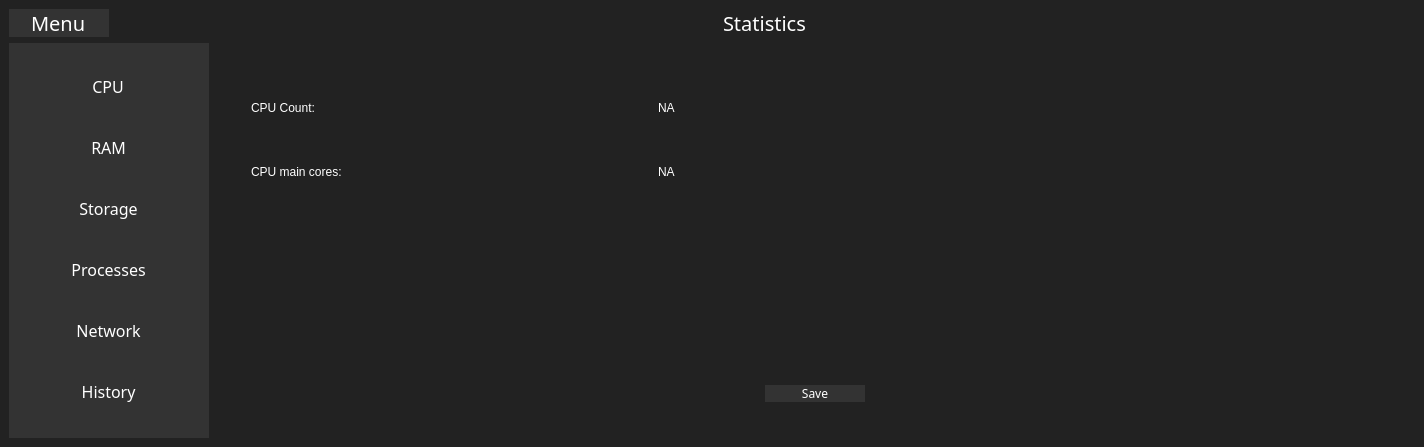
<?xml version="1.0" encoding="UTF-8"?>
<ui version="4.0">
 <class>MainWindow</class>
 <widget class="QMainWindow" name="MainWindow">
  <property name="geometry">
   <rect>
    <x>0</x>
    <y>0</y>
    <width>724</width>
    <height>447</height>
   </rect>
  </property>
  <property name="windowTitle">
   <string>MainWindow</string>
  </property>
  <property name="styleSheet">
   <string notr="true">*{
	border:none;
}</string>
  </property>
  <widget class="QWidget" name="centralwidget">
   <property name="styleSheet">
    <string notr="true">*{
	background-color: rgb(34, 34, 34);
}</string>
   </property>
   <layout class="QVBoxLayout" name="verticalLayout">
    <item>
     <widget class="QFrame" name="header">
      <property name="frameShape">
       <enum>QFrame::StyledPanel</enum>
      </property>
      <property name="frameShadow">
       <enum>QFrame::Raised</enum>
      </property>
      <layout class="QHBoxLayout" name="horizontalLayout_2">
       <property name="leftMargin">
        <number>0</number>
       </property>
       <property name="topMargin">
        <number>0</number>
       </property>
       <property name="rightMargin">
        <number>0</number>
       </property>
       <property name="bottomMargin">
        <number>0</number>
       </property>
       <item alignment="Qt::AlignHCenter">
        <widget class="QFrame" name="menuContainer">
         <property name="minimumSize">
          <size>
           <width>100</width>
           <height>0</height>
          </size>
         </property>
         <property name="font">
          <font>
           <family>Gill Sans MT</family>
           <pointsize>15</pointsize>
          </font>
         </property>
         <property name="styleSheet">
          <string notr="true">background-color: rgb(51, 51, 51);</string>
         </property>
         <property name="frameShape">
          <enum>QFrame::StyledPanel</enum>
         </property>
         <property name="frameShadow">
          <enum>QFrame::Raised</enum>
         </property>
         <layout class="QVBoxLayout" name="verticalLayout_15">
          <property name="leftMargin">
           <number>0</number>
          </property>
          <property name="topMargin">
           <number>0</number>
          </property>
          <property name="rightMargin">
           <number>0</number>
          </property>
          <property name="bottomMargin">
           <number>0</number>
          </property>
          <item alignment="Qt::AlignHCenter">
           <widget class="QLabel" name="menuLabel">
            <property name="font">
             <font>
              <family>Gill Sans MT</family>
              <pointsize>15</pointsize>
             </font>
            </property>
            <property name="styleSheet">
             <string notr="true">background-color: rgb(51, 51, 51);</string>
            </property>
            <property name="text">
             <string>&lt;html&gt;&lt;head/&gt;&lt;body&gt;&lt;p&gt;&lt;span style=&quot; color:#ffffff;&quot;&gt;Menu&lt;/span&gt;&lt;/p&gt;&lt;/body&gt;&lt;/html&gt;</string>
            </property>
           </widget>
          </item>
         </layout>
        </widget>
       </item>
       <item alignment="Qt::AlignHCenter">
        <widget class="QFrame" name="statsContainer">
         <property name="sizePolicy">
          <sizepolicy hsizetype="Preferred" vsizetype="Preferred">
           <horstretch>0</horstretch>
           <verstretch>0</verstretch>
          </sizepolicy>
         </property>
         <property name="minimumSize">
          <size>
           <width>1300</width>
           <height>1</height>
          </size>
         </property>
         <property name="font">
          <font>
           <family>Gill Sans MT</family>
           <pointsize>15</pointsize>
          </font>
         </property>
         <property name="frameShape">
          <enum>QFrame::StyledPanel</enum>
         </property>
         <property name="frameShadow">
          <enum>QFrame::Raised</enum>
         </property>
         <layout class="QVBoxLayout" name="verticalLayout_16">
          <property name="leftMargin">
           <number>0</number>
          </property>
          <property name="topMargin">
           <number>0</number>
          </property>
          <property name="rightMargin">
           <number>0</number>
          </property>
          <property name="bottomMargin">
           <number>0</number>
          </property>
          <item alignment="Qt::AlignHCenter">
           <widget class="QLabel" name="statsLabel">
            <property name="font">
             <font>
              <family>Gill Sans MT</family>
              <pointsize>15</pointsize>
             </font>
            </property>
            <property name="text">
             <string>&lt;html&gt;&lt;head/&gt;&lt;body&gt;&lt;p&gt;&lt;span style=&quot; color:#ffffff;&quot;&gt;Statistics&lt;/span&gt;&lt;/p&gt;&lt;/body&gt;&lt;/html&gt;</string>
            </property>
           </widget>
          </item>
         </layout>
        </widget>
       </item>
      </layout>
     </widget>
    </item>
    <item>
     <widget class="QFrame" name="body">
      <property name="sizePolicy">
       <sizepolicy hsizetype="Preferred" vsizetype="Expanding">
        <horstretch>0</horstretch>
        <verstretch>0</verstretch>
       </sizepolicy>
      </property>
      <property name="font">
       <font>
        <pointsize>8</pointsize>
       </font>
      </property>
      <property name="frameShape">
       <enum>QFrame::StyledPanel</enum>
      </property>
      <property name="frameShadow">
       <enum>QFrame::Raised</enum>
      </property>
      <layout class="QHBoxLayout" name="horizontalLayout">
       <property name="leftMargin">
        <number>0</number>
       </property>
       <property name="topMargin">
        <number>0</number>
       </property>
       <property name="rightMargin">
        <number>0</number>
       </property>
       <property name="bottomMargin">
        <number>0</number>
       </property>
       <item alignment="Qt::AlignLeft">
        <widget class="QFrame" name="menu_options_container">
         <property name="sizePolicy">
          <sizepolicy hsizetype="Preferred" vsizetype="Preferred">
           <horstretch>0</horstretch>
           <verstretch>0</verstretch>
          </sizepolicy>
         </property>
         <property name="minimumSize">
          <size>
           <width>0</width>
           <height>0</height>
          </size>
         </property>
         <property name="frameShape">
          <enum>QFrame::StyledPanel</enum>
         </property>
         <property name="frameShadow">
          <enum>QFrame::Raised</enum>
         </property>
         <layout class="QHBoxLayout" name="horizontalLayout_6">
          <property name="leftMargin">
           <number>0</number>
          </property>
          <property name="topMargin">
           <number>0</number>
          </property>
          <property name="rightMargin">
           <number>0</number>
          </property>
          <property name="bottomMargin">
           <number>0</number>
          </property>
          <item alignment="Qt::AlignLeft">
           <widget class="QFrame" name="menu_options">
            <property name="minimumSize">
             <size>
              <width>200</width>
              <height>0</height>
             </size>
            </property>
            <property name="maximumSize">
             <size>
              <width>16777215</width>
              <height>16777215</height>
             </size>
            </property>
            <property name="styleSheet">
             <string notr="true">*{color: rgb(255, 255, 255);
background-color: rgb(51, 51, 51);}</string>
            </property>
            <property name="frameShape">
             <enum>QFrame::StyledPanel</enum>
            </property>
            <property name="frameShadow">
             <enum>QFrame::Raised</enum>
            </property>
            <layout class="QVBoxLayout" name="verticalLayout_2">
             <property name="leftMargin">
              <number>0</number>
             </property>
             <property name="topMargin">
              <number>0</number>
             </property>
             <property name="rightMargin">
              <number>5</number>
             </property>
             <property name="bottomMargin">
              <number>0</number>
             </property>
             <item alignment="Qt::AlignHCenter">
              <widget class="QPushButton" name="cpuButton">
               <property name="font">
                <font>
                 <family>Gill Sans MT</family>
                 <pointsize>12</pointsize>
                </font>
               </property>
               <property name="text">
                <string> CPU</string>
               </property>
               <property name="icon">
                <iconset resource="icons.qrc">
                 <normaloff>:/icons/icons/cpu-tower (1).png</normaloff>:/icons/icons/cpu-tower (1).png</iconset>
               </property>
               <property name="iconSize">
                <size>
                 <width>30</width>
                 <height>30</height>
                </size>
               </property>
              </widget>
             </item>
             <item alignment="Qt::AlignHCenter">
              <widget class="QPushButton" name="ramButton">
               <property name="font">
                <font>
                 <family>Gill Sans MT</family>
                 <pointsize>12</pointsize>
                </font>
               </property>
               <property name="text">
                <string> RAM</string>
               </property>
               <property name="icon">
                <iconset resource="icons.qrc">
                 <normaloff>:/icons/icons/ram.png</normaloff>:/icons/icons/ram.png</iconset>
               </property>
               <property name="iconSize">
                <size>
                 <width>30</width>
                 <height>30</height>
                </size>
               </property>
              </widget>
             </item>
             <item alignment="Qt::AlignHCenter">
              <widget class="QPushButton" name="diskButton">
               <property name="font">
                <font>
                 <family>Gill Sans MT</family>
                 <pointsize>12</pointsize>
                </font>
               </property>
               <property name="text">
                <string> Storage</string>
               </property>
               <property name="icon">
                <iconset resource="icons.qrc">
                 <normaloff>:/icons/icons/drive.png</normaloff>:/icons/icons/drive.png</iconset>
               </property>
               <property name="iconSize">
                <size>
                 <width>30</width>
                 <height>30</height>
                </size>
               </property>
              </widget>
             </item>
             <item alignment="Qt::AlignHCenter">
              <widget class="QPushButton" name="proButton">
               <property name="font">
                <font>
                 <family>Gill Sans MT</family>
                 <pointsize>12</pointsize>
                </font>
               </property>
               <property name="text">
                <string> Processes</string>
               </property>
               <property name="icon">
                <iconset resource="icons.qrc">
                 <normaloff>:/icons/icons/engineering.png</normaloff>:/icons/icons/engineering.png</iconset>
               </property>
               <property name="iconSize">
                <size>
                 <width>30</width>
                 <height>30</height>
                </size>
               </property>
              </widget>
             </item>
             <item alignment="Qt::AlignHCenter">
              <widget class="QPushButton" name="netButton">
               <property name="font">
                <font>
                 <family>Gill Sans MT</family>
                 <pointsize>12</pointsize>
                </font>
               </property>
               <property name="text">
                <string> Network</string>
               </property>
               <property name="icon">
                <iconset resource="icons.qrc">
                 <normaloff>:/icons/icons/wifi-signal.png</normaloff>:/icons/icons/wifi-signal.png</iconset>
               </property>
               <property name="iconSize">
                <size>
                 <width>30</width>
                 <height>30</height>
                </size>
               </property>
              </widget>
             </item>
             <item alignment="Qt::AlignHCenter">
              <widget class="QPushButton" name="pushButton">
               <property name="font">
                <font>
                 <family>Gill Sans MT</family>
                 <pointsize>12</pointsize>
                </font>
               </property>
               <property name="text">
                <string> History</string>
               </property>
               <property name="icon">
                <iconset resource="icons.qrc">
                 <normaloff>:/icons/icons/history.png</normaloff>:/icons/icons/history.png</iconset>
               </property>
               <property name="iconSize">
                <size>
                 <width>30</width>
                 <height>30</height>
                </size>
               </property>
              </widget>
             </item>
            </layout>
           </widget>
          </item>
         </layout>
        </widget>
       </item>
       <item>
        <widget class="QFrame" name="body_content">
         <property name="sizePolicy">
          <sizepolicy hsizetype="Preferred" vsizetype="Preferred">
           <horstretch>0</horstretch>
           <verstretch>0</verstretch>
          </sizepolicy>
         </property>
         <property name="minimumSize">
          <size>
           <width>0</width>
           <height>0</height>
          </size>
         </property>
         <property name="styleSheet">
          <string notr="true">color: rgb(255, 255, 255);</string>
         </property>
         <property name="frameShape">
          <enum>QFrame::StyledPanel</enum>
         </property>
         <property name="frameShadow">
          <enum>QFrame::Raised</enum>
         </property>
         <layout class="QVBoxLayout" name="verticalLayout_3">
          <item>
           <widget class="QStackedWidget" name="stackedWidget">
            <property name="minimumSize">
             <size>
              <width>0</width>
              <height>0</height>
             </size>
            </property>
            <widget class="QWidget" name="cpu">
             <layout class="QHBoxLayout" name="horizontalLayout_7">
              <item>
               <widget class="QFrame" name="cpuContainer">
                <property name="frameShape">
                 <enum>QFrame::StyledPanel</enum>
                </property>
                <property name="frameShadow">
                 <enum>QFrame::Raised</enum>
                </property>
                <layout class="QVBoxLayout" name="verticalLayout_6">
                 <item>
                  <widget class="QFrame" name="cpuHeader">
                   <property name="minimumSize">
                    <size>
                     <width>0</width>
                     <height>150</height>
                    </size>
                   </property>
                   <property name="frameShape">
                    <enum>QFrame::StyledPanel</enum>
                   </property>
                   <property name="frameShadow">
                    <enum>QFrame::Raised</enum>
                   </property>
                   <layout class="QHBoxLayout" name="horizontalLayout_8">
                    <property name="leftMargin">
                     <number>0</number>
                    </property>
                    <property name="topMargin">
                     <number>0</number>
                    </property>
                    <property name="rightMargin">
                     <number>0</number>
                    </property>
                    <property name="bottomMargin">
                     <number>10</number>
                    </property>
                    <item>
                     <widget class="QFrame" name="cpuInfo">
                      <property name="frameShape">
                       <enum>QFrame::StyledPanel</enum>
                      </property>
                      <property name="frameShadow">
                       <enum>QFrame::Raised</enum>
                      </property>
                      <layout class="QGridLayout" name="gridLayout">
                       <item row="1" column="1" alignment="Qt::AlignHCenter">
                        <widget class="QLabel" name="cpuCoresValue">
                         <property name="text">
                          <string>NA</string>
                         </property>
                        </widget>
                       </item>
                       <item row="1" column="0">
                        <widget class="QLabel" name="cpuCoresLabel">
                         <property name="text">
                          <string>CPU main cores:</string>
                         </property>
                        </widget>
                       </item>
                       <item row="0" column="1" alignment="Qt::AlignHCenter">
                        <widget class="QLabel" name="cpuCountValue">
                         <property name="text">
                          <string>NA</string>
                         </property>
                        </widget>
                       </item>
                       <item row="0" column="0">
                        <widget class="QLabel" name="cpuCountLabel">
                         <property name="text">
                          <string>CPU Count:</string>
                         </property>
                        </widget>
                       </item>
                      </layout>
                     </widget>
                    </item>
                    <item>
                     <widget class="roundProgressBar" name="cpuPerGraph" native="true">
                      <property name="minimumSize">
                       <size>
                        <width>150</width>
                        <height>100</height>
                       </size>
                      </property>
                     </widget>
                    </item>
                   </layout>
                  </widget>
                 </item>
                 <item>
                  <widget class="PlotWidget" name="cpuGraph" native="true">
                   <property name="sizePolicy">
                    <sizepolicy hsizetype="Preferred" vsizetype="Expanding">
                     <horstretch>0</horstretch>
                     <verstretch>0</verstretch>
                    </sizepolicy>
                   </property>
                  </widget>
                 </item>
                 <item alignment="Qt::AlignBottom">
                  <widget class="QFrame" name="cpuFoot">
                   <property name="frameShape">
                    <enum>QFrame::StyledPanel</enum>
                   </property>
                   <property name="frameShadow">
                    <enum>QFrame::Raised</enum>
                   </property>
                   <layout class="QVBoxLayout" name="verticalLayout_11">
                    <item alignment="Qt::AlignHCenter|Qt::AlignBottom">
                     <widget class="QPushButton" name="cpuSave">
                      <property name="minimumSize">
                       <size>
                        <width>100</width>
                        <height>15</height>
                       </size>
                      </property>
                      <property name="font">
                       <font>
                        <family>Gill Sans MT</family>
                        <pointsize>9</pointsize>
                       </font>
                      </property>
                      <property name="styleSheet">
                       <string notr="true">background-color: rgb(51, 51, 51);</string>
                      </property>
                      <property name="text">
                       <string>Save</string>
                      </property>
                     </widget>
                    </item>
                   </layout>
                  </widget>
                 </item>
                </layout>
               </widget>
              </item>
             </layout>
            </widget>
            <widget class="QWidget" name="ram">
             <layout class="QVBoxLayout" name="verticalLayout_7">
              <item>
               <widget class="QFrame" name="ramContainer">
                <property name="frameShape">
                 <enum>QFrame::StyledPanel</enum>
                </property>
                <property name="frameShadow">
                 <enum>QFrame::Raised</enum>
                </property>
                <layout class="QVBoxLayout" name="verticalLayout_12">
                 <item>
                  <widget class="QFrame" name="ramHeader">
                   <property name="frameShape">
                    <enum>QFrame::StyledPanel</enum>
                   </property>
                   <property name="frameShadow">
                    <enum>QFrame::Raised</enum>
                   </property>
                   <layout class="QHBoxLayout" name="horizontalLayout_9">
                    <property name="leftMargin">
                     <number>0</number>
                    </property>
                    <property name="topMargin">
                     <number>0</number>
                    </property>
                    <property name="rightMargin">
                     <number>0</number>
                    </property>
                    <property name="bottomMargin">
                     <number>10</number>
                    </property>
                    <item>
                     <widget class="QFrame" name="ramInfo">
                      <property name="frameShape">
                       <enum>QFrame::StyledPanel</enum>
                      </property>
                      <property name="frameShadow">
                       <enum>QFrame::Raised</enum>
                      </property>
                      <layout class="QGridLayout" name="gridLayout_2">
                       <item row="2" column="1" alignment="Qt::AlignHCenter">
                        <widget class="QLabel" name="ramUsedValue">
                         <property name="text">
                          <string>NA</string>
                         </property>
                        </widget>
                       </item>
                       <item row="3" column="0">
                        <widget class="QLabel" name="ramFreeLabel">
                         <property name="text">
                          <string>Free RAM:</string>
                         </property>
                        </widget>
                       </item>
                       <item row="3" column="1" alignment="Qt::AlignHCenter">
                        <widget class="QLabel" name="ramFreeValue">
                         <property name="text">
                          <string>NA</string>
                         </property>
                        </widget>
                       </item>
                       <item row="0" column="0">
                        <widget class="QLabel" name="ramTotalLabel">
                         <property name="text">
                          <string>Total RAM:</string>
                         </property>
                        </widget>
                       </item>
                       <item row="0" column="1" alignment="Qt::AlignHCenter">
                        <widget class="QLabel" name="ramTotalValue">
                         <property name="text">
                          <string>NA</string>
                         </property>
                        </widget>
                       </item>
                       <item row="1" column="1" alignment="Qt::AlignHCenter">
                        <widget class="QLabel" name="ramAvailValue">
                         <property name="text">
                          <string>NA</string>
                         </property>
                        </widget>
                       </item>
                       <item row="2" column="0">
                        <widget class="QLabel" name="ramUsedLabel">
                         <property name="text">
                          <string>Used RAM:</string>
                         </property>
                        </widget>
                       </item>
                       <item row="1" column="0">
                        <widget class="QLabel" name="ramAvailLabel">
                         <property name="text">
                          <string>Available RAM:</string>
                         </property>
                        </widget>
                       </item>
                      </layout>
                     </widget>
                    </item>
                    <item>
                     <widget class="roundProgressBar" name="ramPerGraph" native="true"/>
                    </item>
                   </layout>
                  </widget>
                 </item>
                 <item>
                  <widget class="PlotWidget" name="ramGraph" native="true">
                   <property name="sizePolicy">
                    <sizepolicy hsizetype="Preferred" vsizetype="Expanding">
                     <horstretch>0</horstretch>
                     <verstretch>0</verstretch>
                    </sizepolicy>
                   </property>
                  </widget>
                 </item>
                 <item alignment="Qt::AlignBottom">
                  <widget class="QFrame" name="ramFoot">
                   <property name="frameShape">
                    <enum>QFrame::StyledPanel</enum>
                   </property>
                   <property name="frameShadow">
                    <enum>QFrame::Raised</enum>
                   </property>
                   <layout class="QVBoxLayout" name="verticalLayout_13">
                    <item alignment="Qt::AlignHCenter|Qt::AlignBottom">
                     <widget class="QPushButton" name="ramSave">
                      <property name="minimumSize">
                       <size>
                        <width>100</width>
                        <height>15</height>
                       </size>
                      </property>
                      <property name="sizeIncrement">
                       <size>
                        <width>0</width>
                        <height>0</height>
                       </size>
                      </property>
                      <property name="font">
                       <font>
                        <family>Gill Sans MT</family>
                        <pointsize>9</pointsize>
                       </font>
                      </property>
                      <property name="styleSheet">
                       <string notr="true">background-color: rgb(51, 51, 51);</string>
                      </property>
                      <property name="text">
                       <string>Save</string>
                      </property>
                     </widget>
                    </item>
                   </layout>
                  </widget>
                 </item>
                </layout>
               </widget>
              </item>
             </layout>
            </widget>
            <widget class="QWidget" name="disk">
             <layout class="QVBoxLayout" name="verticalLayout_8">
              <item>
               <widget class="QFrame" name="diskContainer">
                <property name="frameShape">
                 <enum>QFrame::StyledPanel</enum>
                </property>
                <property name="frameShadow">
                 <enum>QFrame::Raised</enum>
                </property>
                <layout class="QVBoxLayout" name="verticalLayout_14">
                 <item>
                  <widget class="QFrame" name="diskHeader">
                   <property name="minimumSize">
                    <size>
                     <width>0</width>
                     <height>150</height>
                    </size>
                   </property>
                   <property name="frameShape">
                    <enum>QFrame::StyledPanel</enum>
                   </property>
                   <property name="frameShadow">
                    <enum>QFrame::Raised</enum>
                   </property>
                   <layout class="QHBoxLayout" name="horizontalLayout_10">
                    <property name="leftMargin">
                     <number>0</number>
                    </property>
                    <property name="topMargin">
                     <number>0</number>
                    </property>
                    <property name="rightMargin">
                     <number>0</number>
                    </property>
                    <property name="bottomMargin">
                     <number>10</number>
                    </property>
                    <item>
                     <widget class="QFrame" name="diskInfo">
                      <property name="frameShape">
                       <enum>QFrame::StyledPanel</enum>
                      </property>
                      <property name="frameShadow">
                       <enum>QFrame::Raised</enum>
                      </property>
                      <layout class="QGridLayout" name="gridLayout_3">
                       <item row="0" column="0">
                        <widget class="QLabel" name="diskTotalLabel">
                         <property name="text">
                          <string>Total Space:</string>
                         </property>
                        </widget>
                       </item>
                       <item row="0" column="1" alignment="Qt::AlignHCenter">
                        <widget class="QLabel" name="diskTotalValue">
                         <property name="text">
                          <string>NA</string>
                         </property>
                        </widget>
                       </item>
                       <item row="1" column="0">
                        <widget class="QLabel" name="diskUsedLabel">
                         <property name="text">
                          <string>Used Space:</string>
                         </property>
                        </widget>
                       </item>
                       <item row="1" column="1" alignment="Qt::AlignHCenter">
                        <widget class="QLabel" name="diskUsedValue">
                         <property name="text">
                          <string>NA</string>
                         </property>
                        </widget>
                       </item>
                       <item row="2" column="0">
                        <widget class="QLabel" name="diskFreeLabel">
                         <property name="text">
                          <string>Free Space:</string>
                         </property>
                        </widget>
                       </item>
                       <item row="2" column="1" alignment="Qt::AlignHCenter">
                        <widget class="QLabel" name="diskFreeValue">
                         <property name="text">
                          <string>NA</string>
                         </property>
                        </widget>
                       </item>
                      </layout>
                     </widget>
                    </item>
                    <item>
                     <widget class="roundProgressBar" name="diskPerGraph" native="true"/>
                    </item>
                   </layout>
                  </widget>
                 </item>
                 <item>
                  <widget class="PlotWidget" name="diskGraph" native="true"/>
                 </item>
                </layout>
               </widget>
              </item>
             </layout>
            </widget>
            <widget class="QWidget" name="pro">
             <layout class="QVBoxLayout" name="verticalLayout_5">
              <item>
               <widget class="QFrame" name="proInfo">
                <property name="frameShape">
                 <enum>QFrame::StyledPanel</enum>
                </property>
                <property name="frameShadow">
                 <enum>QFrame::Raised</enum>
                </property>
                <layout class="QVBoxLayout" name="verticalLayout_4">
                 <item>
                  <widget class="QTableWidget" name="pro_table">
                   <property name="font">
                    <font>
                     <family>Gill Sans MT</family>
                     <pointsize>8</pointsize>
                     <weight>50</weight>
                     <bold>false</bold>
                    </font>
                   </property>
                   <property name="styleSheet">
                    <string notr="true">QHeaderView::section {
	font: 8pt &quot;Gill Sans MT&quot;;
    background-color:  rgb(51, 51, 51);
    color: white;
}
*{
	background-color: rgb(53, 53, 53);
}</string>
                   </property>
                   <column>
                    <property name="text">
                     <string>Name</string>
                    </property>
                   </column>
                   <column>
                    <property name="text">
                     <string>ID</string>
                    </property>
                   </column>
                   <column>
                    <property name="text">
                     <string>Status</string>
                    </property>
                   </column>
                   <column>
                    <property name="text">
                     <string>RAM Usage</string>
                    </property>
                   </column>
                   <column>
                    <property name="text">
                     <string>Storage Usage</string>
                    </property>
                   </column>
                  </widget>
                 </item>
                </layout>
               </widget>
              </item>
             </layout>
            </widget>
            <widget class="QWidget" name="net">
             <layout class="QVBoxLayout" name="verticalLayout_9">
              <item>
               <widget class="QFrame" name="netInfo">
                <property name="frameShape">
                 <enum>QFrame::StyledPanel</enum>
                </property>
                <property name="frameShadow">
                 <enum>QFrame::Raised</enum>
                </property>
                <layout class="QGridLayout" name="gridLayout_4">
                 <item row="0" column="0" alignment="Qt::AlignHCenter">
                  <widget class="QLabel" name="netDownLabel">
                   <property name="text">
                    <string>Download Speed:</string>
                   </property>
                  </widget>
                 </item>
                 <item row="1" column="0" alignment="Qt::AlignHCenter">
                  <widget class="QLabel" name="netUpLabel">
                   <property name="text">
                    <string>Upload Speed:</string>
                   </property>
                  </widget>
                 </item>
                 <item row="1" column="1" alignment="Qt::AlignHCenter">
                  <widget class="QLabel" name="netUpValue">
                   <property name="text">
                    <string>0 mpbs</string>
                   </property>
                  </widget>
                 </item>
                 <item row="0" column="1" alignment="Qt::AlignHCenter">
                  <widget class="QLabel" name="netDownValue">
                   <property name="text">
                    <string>0 mpbs</string>
                   </property>
                  </widget>
                 </item>
                </layout>
               </widget>
              </item>
              <item>
               <widget class="PlotWidget" name="netGraph" native="true">
                <property name="sizePolicy">
                 <sizepolicy hsizetype="Preferred" vsizetype="Expanding">
                  <horstretch>0</horstretch>
                  <verstretch>0</verstretch>
                 </sizepolicy>
                </property>
               </widget>
              </item>
             </layout>
            </widget>
            <widget class="QWidget" name="history">
             <layout class="QVBoxLayout" name="verticalLayout_10">
              <item>
               <widget class="PlotWidget" name="cpuHisGraph" native="true"/>
              </item>
              <item>
               <widget class="PlotWidget" name="ramHisGraph" native="true"/>
              </item>
             </layout>
            </widget>
           </widget>
          </item>
         </layout>
        </widget>
       </item>
      </layout>
     </widget>
    </item>
   </layout>
  </widget>
 </widget>
 <customwidgets>
  <customwidget>
   <class>roundProgressBar</class>
   <extends>QWidget</extends>
   <header>PySide2extn.RoundProgressBar.h</header>
   <container>1</container>
  </customwidget>
  <customwidget>
   <class>PlotWidget</class>
   <extends>QWidget</extends>
   <header>pyqtgraph.h</header>
   <container>1</container>
  </customwidget>
 </customwidgets>
 <resources>
  <include location="icons.qrc"/>
 </resources>
 <connections/>
</ui>
